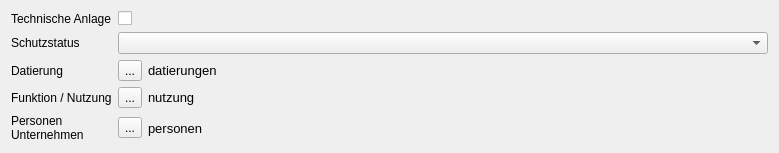
       <widget class="QWidget" name="TabDetaillierung">
        <attribute name="title">
         <string>Detaillierung</string>
        </attribute>
        <layout class="QFormLayout" name="formLayout">
         <item row="0" column="0">
          <widget class="QLabel" name="lbl_tech_anlage">
           <property name="text">
            <string>Technische Anlage</string>
           </property>
          </widget>
         </item>
         <item row="0" column="1">
          <widget class="QCheckBox" name="techn_anlage">
           <property name="toolTip">
            <string>Technische Anlagen benutzen den Reiter 'Technik', sonstige Einzelobjekte werden im Reiter 'Architektur' beschrieben.</string>
           </property>
           <property name="text">
            <string/>
           </property>
          </widget>
         </item>
         <item row="1" column="0">
          <widget class="QLabel" name="lblSchutzstatus">
           <property name="text">
            <string>Schutzstatus</string>
           </property>
          </widget>
         </item>
         <item row="1" column="1">
          <widget class="QComboBox" name="schutzstatus"/>
         </item>
         <item row="2" column="0">
          <widget class="QLabel" name="lblDatierung">
           <property name="text">
            <string>Datierung</string>
           </property>
          </widget>
         </item>
         <item row="2" column="1">
          <layout class="QHBoxLayout" name="layoutDatum">
           <item>
            <widget class="QToolButton" name="btn_datierung">
             <property name="text">
              <string>...</string>
             </property>
            </widget>
           </item>
           <item>
            <widget class="QLabel" name="lbl_return_datierung">
             <property name="minimumSize">
              <size>
               <width>620</width>
               <height>0</height>
              </size>
             </property>
             <property name="font">
              <font>
               <pointsize>10</pointsize>
               <weight>50</weight>
               <bold>false</bold>
              </font>
             </property>
             <property name="text">
              <string>datierungen</string>
             </property>
             <property name="textFormat">
              <enum>Qt::PlainText</enum>
             </property>
             <property name="alignment">
              <set>Qt::AlignLeading|Qt::AlignLeft|Qt::AlignVCenter</set>
             </property>
             <property name="wordWrap">
              <bool>true</bool>
             </property>
             <property name="margin">
              <number>6</number>
             </property>
            </widget>
           </item>
          </layout>
         </item>
         <item row="3" column="0">
          <widget class="QLabel" name="lblFunktion">
           <property name="text">
            <string>Funktion / Nutzung</string>
           </property>
          </widget>
         </item>
         <item row="3" column="1">
          <layout class="QHBoxLayout" name="layoutNutzung">
           <item>
            <widget class="QToolButton" name="btn_nutzung">
             <property name="text">
              <string>...</string>
             </property>
            </widget>
           </item>
           <item>
            <widget class="QLabel" name="lbl_return_nutzung">
             <property name="minimumSize">
              <size>
               <width>620</width>
               <height>0</height>
              </size>
             </property>
             <property name="font">
              <font>
               <pointsize>10</pointsize>
               <weight>50</weight>
               <bold>false</bold>
              </font>
             </property>
             <property name="text">
              <string>nutzung</string>
             </property>
             <property name="textFormat">
              <enum>Qt::PlainText</enum>
             </property>
             <property name="alignment">
              <set>Qt::AlignLeading|Qt::AlignLeft|Qt::AlignVCenter</set>
             </property>
             <property name="wordWrap">
              <bool>true</bool>
             </property>
             <property name="margin">
              <number>6</number>
             </property>
            </widget>
           </item>
          </layout>
         </item>
         <item row="4" column="0">
          <widget class="QLabel" name="lblPersonen">
           <property name="text">
            <string>&lt;html&gt;&lt;head/&gt;&lt;body&gt;&lt;p&gt;Personen&lt;br/&gt;Unternehmen&lt;/p&gt;&lt;/body&gt;&lt;/html&gt;</string>
           </property>
          </widget>
         </item>
         <item row="4" column="1">
          <layout class="QHBoxLayout" name="layoutPersonen">
           <item>
            <widget class="QToolButton" name="btn_personen">
             <property name="text">
              <string>...</string>
             </property>
            </widget>
           </item>
           <item>
            <widget class="QLabel" name="lbl_return_personen">
             <property name="minimumSize">
              <size>
               <width>620</width>
               <height>0</height>
              </size>
             </property>
             <property name="font">
              <font>
               <pointsize>10</pointsize>
               <weight>50</weight>
               <bold>false</bold>
              </font>
             </property>
             <property name="text">
              <string>personen</string>
             </property>
             <property name="textFormat">
              <enum>Qt::PlainText</enum>
             </property>
             <property name="alignment">
              <set>Qt::AlignLeading|Qt::AlignLeft|Qt::AlignVCenter</set>
             </property>
             <property name="wordWrap">
              <bool>true</bool>
             </property>
             <property name="margin">
              <number>6</number>
             </property>
            </widget>
           </item>
          </layout>
         </item>
        </layout>
       </widget>
